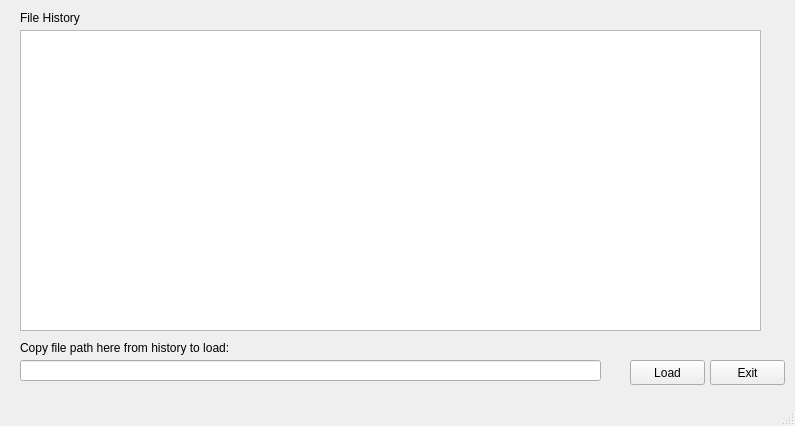
<?xml version="1.0" encoding="UTF-8"?>
<ui version="4.0">
 <class>TextWindowHistory</class>
 <widget class="QMainWindow" name="TextWindowHistory">
  <property name="geometry">
   <rect>
    <x>0</x>
    <y>0</y>
    <width>795</width>
    <height>426</height>
   </rect>
  </property>
  <property name="windowTitle">
   <string>File History</string>
  </property>
  <widget class="QWidget" name="centralwidget">
   <widget class="QTextBrowser" name="textBrowser">
    <property name="geometry">
     <rect>
      <x>20</x>
      <y>30</y>
      <width>741</width>
      <height>301</height>
     </rect>
    </property>
    <property name="toolTip">
     <string>Text display of the current files history</string>
    </property>
   </widget>
   <widget class="QPushButton" name="pushButton">
    <property name="geometry">
     <rect>
      <x>710</x>
      <y>360</y>
      <width>75</width>
      <height>25</height>
     </rect>
    </property>
    <property name="toolTip">
     <string>Close window</string>
    </property>
    <property name="text">
     <string>Exit</string>
    </property>
   </widget>
   <widget class="QLineEdit" name="lineEdit">
    <property name="geometry">
     <rect>
      <x>20</x>
      <y>360</y>
      <width>581</width>
      <height>21</height>
     </rect>
    </property>
    <property name="toolTip">
     <string>Copy file path to here</string>
    </property>
   </widget>
   <widget class="QPushButton" name="pushButton_2">
    <property name="geometry">
     <rect>
      <x>630</x>
      <y>360</y>
      <width>75</width>
      <height>25</height>
     </rect>
    </property>
    <property name="toolTip">
     <string>Loads the copied file path if correct type</string>
    </property>
    <property name="text">
     <string>Load</string>
    </property>
   </widget>
   <widget class="QLabel" name="label">
    <property name="geometry">
     <rect>
      <x>20</x>
      <y>340</y>
      <width>331</width>
      <height>16</height>
     </rect>
    </property>
    <property name="text">
     <string>Copy file path here from history to load:</string>
    </property>
   </widget>
   <widget class="QLabel" name="label_2">
    <property name="geometry">
     <rect>
      <x>20</x>
      <y>10</y>
      <width>111</width>
      <height>16</height>
     </rect>
    </property>
    <property name="text">
     <string>File History</string>
    </property>
   </widget>
  </widget>
  <widget class="QMenuBar" name="menubar">
   <property name="geometry">
    <rect>
     <x>0</x>
     <y>0</y>
     <width>795</width>
     <height>20</height>
    </rect>
   </property>
  </widget>
  <widget class="QStatusBar" name="statusbar"/>
 </widget>
 <resources/>
 <connections>
  <connection>
   <sender>pushButton</sender>
   <signal>clicked()</signal>
   <receiver>TextWindowHistory</receiver>
   <slot>close()</slot>
   <hints>
    <hint type="sourcelabel">
     <x>747</x>
     <y>392</y>
    </hint>
    <hint type="destinationlabel">
     <x>397</x>
     <y>212</y>
    </hint>
   </hints>
  </connection>
 </connections>
</ui>
